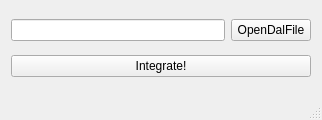
<?xml version="1.0" encoding="UTF-8"?>
<ui version="4.0">
 <class>MainWindow</class>
 <widget class="QMainWindow" name="MainWindow">
  <property name="geometry">
   <rect>
    <x>0</x>
    <y>0</y>
    <width>322</width>
    <height>120</height>
   </rect>
  </property>
  <property name="windowTitle">
   <string>QIntencityIntegrator</string>
  </property>
  <widget class="QWidget" name="centralWidget">
   <layout class="QVBoxLayout" name="verticalLayout">
    <item>
     <layout class="QHBoxLayout" name="horizontalLayout">
      <item>
       <widget class="QLineEdit" name="lineEdit">
        <property name="readOnly">
         <bool>true</bool>
        </property>
       </widget>
      </item>
      <item>
       <widget class="QPushButton" name="pushButton">
        <property name="text">
         <string>OpenDalFile</string>
        </property>
       </widget>
      </item>
     </layout>
    </item>
    <item>
     <widget class="QPushButton" name="pushButton_2">
      <property name="text">
       <string>Integrate!</string>
      </property>
     </widget>
    </item>
   </layout>
  </widget>
  <widget class="QMenuBar" name="menuBar">
   <property name="geometry">
    <rect>
     <x>0</x>
     <y>0</y>
     <width>322</width>
     <height>22</height>
    </rect>
   </property>
  </widget>
  <widget class="QStatusBar" name="statusBar"/>
 </widget>
 <layoutdefault spacing="6" margin="11"/>
 <resources/>
 <connections>
  <connection>
   <sender>pushButton</sender>
   <signal>pressed()</signal>
   <receiver>MainWindow</receiver>
   <slot>SetDalFilePath()</slot>
   <hints>
    <hint type="sourcelabel">
     <x>287</x>
     <y>38</y>
    </hint>
    <hint type="destinationlabel">
     <x>316</x>
     <y>30</y>
    </hint>
   </hints>
  </connection>
  <connection>
   <sender>pushButton_2</sender>
   <signal>pressed()</signal>
   <receiver>MainWindow</receiver>
   <slot>Integrate()</slot>
   <hints>
    <hint type="sourcelabel">
     <x>183</x>
     <y>72</y>
    </hint>
    <hint type="destinationlabel">
     <x>319</x>
     <y>82</y>
    </hint>
   </hints>
  </connection>
 </connections>
 <slots>
  <slot>SetDalFilePath()</slot>
  <slot>Integrate()</slot>
 </slots>
</ui>
